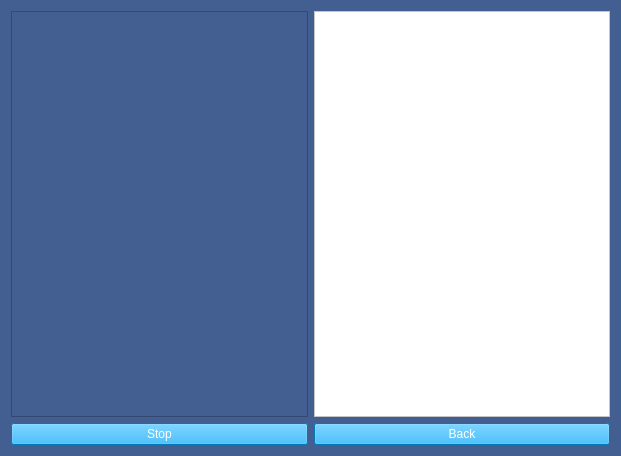
<?xml version="1.0" encoding="UTF-8"?>
<ui version="4.0">
 <class>camRecognitionPage</class>
 <widget class="QWidget" name="camRecognitionPage">
  <property name="geometry">
   <rect>
    <x>0</x>
    <y>0</y>
    <width>621</width>
    <height>456</height>
   </rect>
  </property>
  <property name="windowTitle">
   <string>CameraRecognition</string>
  </property>
  <property name="styleSheet">
   <string notr="true">background-color: rgb(67, 94, 144);</string>
  </property>
  <layout class="QGridLayout" name="gridLayout">
   <item row="0" column="0">
    <widget class="QGraphicsView" name="cameraView"/>
   </item>
   <item row="0" column="1">
    <widget class="QTextBrowser" name="textBrowser">
     <property name="styleSheet">
      <string notr="true">background-color: rgb(255, 255, 255);</string>
     </property>
    </widget>
   </item>
   <item row="1" column="0">
    <widget class="QPushButton" name="stopBtn">
     <property name="styleSheet">
      <string notr="true">color: rgb(255, 255, 255);
background-color: rgb(0, 170, 255);</string>
     </property>
     <property name="text">
      <string>Stop</string>
     </property>
    </widget>
   </item>
   <item row="1" column="1">
    <widget class="QPushButton" name="backBtn">
     <property name="styleSheet">
      <string notr="true">color: rgb(255, 255, 255);
background-color: rgb(0, 170, 255);</string>
     </property>
     <property name="text">
      <string>Back</string>
     </property>
    </widget>
   </item>
  </layout>
 </widget>
 <resources/>
 <connections/>
</ui>
